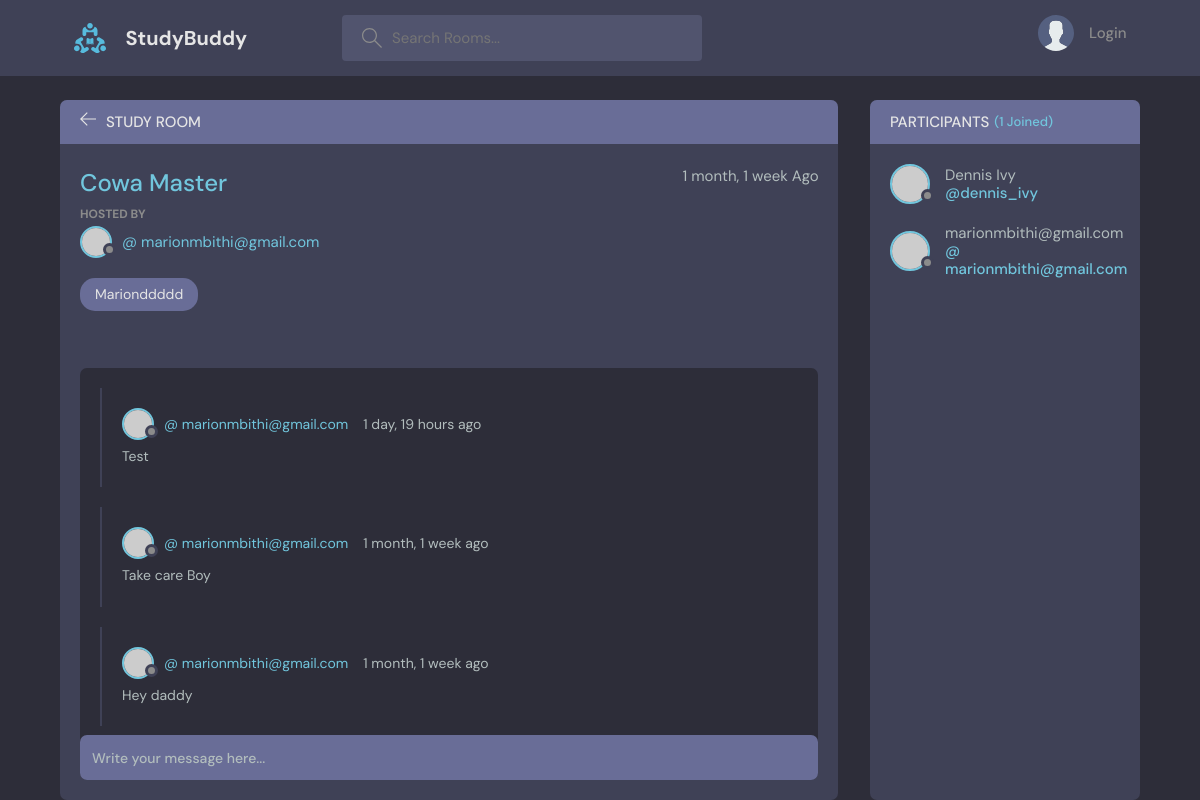
Screenshot of /room/14 with the database file from the repository.
### base/models.py (models this page shows, shortened)
class Room(models.Model):
    host = models.ForeignKey(User, on_delete=models.SET_NULL, null=True)
    topic = models.ForeignKey(Topic, on_delete=models.SET_NULL, null=True)
    name = models.CharField('Name', max_length=200)
    description = models.TextField(null=True, blank=True)
    participants = models.ManyToManyField(User, related_name='participants', blank=True)
    updated_at = models.DateTimeField(auto_now=True)
    created_at = models.DateTimeField(auto_now_add=True)
    class Meta:
        ordering = ['-updated_at', '-created_at']

class Topic(models.Model):
    name = models.CharField(max_length=200)
    def __str__(self):
        return self.name

class Message(models.Model):
    user = models.ForeignKey(User, on_delete=models.CASCADE)
    room = models.ForeignKey(Room, on_delete=models.CASCADE)
    body = models.TextField()
    created_at = models.DateTimeField(auto_now_add=True)
    updated_at = models.DateTimeField(auto_now=True)
    class Meta:
        ordering = ['-updated_at', '-created_at']

### base/views.py (the view, shortened to what this page needs)
# urls.py: path('room/<str:pk>', views.room, name="room"),
def room(request, pk):
    room = Room.objects.get(id=pk)
    room_messages = room.message_set.all().order_by('-created_at')
    participants = room.participants.all()
    context = {
        'room' : room,
        'room_messages': room_messages,
        'participants': participants
        }
    return render(request, 'base/room.html', context)

### base/templates/base/room.html (shortened to what this page needs)
{% extends 'main.html' %}
{% block content %}
    <main class="profile-page layout layout--2">
      <div class="container">
        <div class="room">
          <div class="room__top">
            <div class="room__topLeft">
              <a href="{% url 'home' %}">
                <svg version="1.1" xmlns="http://www.w3.org/2000/svg" width="32" height="32" viewBox="0 0 32 32">
                  <title>arrow-left</title>
                  <path
                    d="M13.723 2.286l-13.723 13.714 13.719 13.714 1.616-1.611-10.96-10.96h27.625v-2.286h-27.625l10.965-10.965-1.616-1.607z"
                  ></path>
                </svg>
              </a>
              <h3>Study Room</h3>
            </div>
          </div>
          <div class="room__box scroll">
            <div class="room__header scroll">
              <div class="room__info">
                <h3>{{ room.name}}</h3>
                <span>{{room.created_at|timesince}} Ago</span>
              </div>
              <div class="room__hosted">
                <p>Hosted By</p>
                <a href="{% url 'user-profile' room.host.id %}" class="room__author">
                  <div class="avatar avatar--small">
                    <img src="https://randomuser.me/api/portraits/men/37.jpg" />
                  </div>
                  <span>@ {{room.host.username}}</span>
                </a>
              </div>
              <span class="room__topics">{{room.topic}}</span>
            </div>
            <div class="room__conversation">
              <div class="threads scroll">
                {% for message in room_messages %}
                <div class="thread">
                  <div class="thread__top">
                    <div class="thread__author">
                      <a href="{% url 'user-profile' message.user.id %}" class="thread__authorInfo">
                        <div class="avatar avatar--small">
                          <img src="https://randomuser.me/api/portraits/men/37.jpg" />
                        </div>
                        <span>@ {{message.user.username}}</span>
                      </a>
                      <span class="thread__date">{{message.created_at|timesince}} ago</span>
                    </div>
                  </div>
                  <div class="thread__details">
                    {{message.body}}
                  </div>
                </div>
                {% endfor %}
              </div>
            </div>
          </div>
          <div class="room__message">
            <form action="" method="POST">
              <input name="body" placeholder="Write your message here..." />
            </form>
          </div>
        </div>
        <div class="participants">
          <h3 class="participants__top">Participants <span>({{participants.count}} Joined)</span></h3>
          <div class="participants__list scroll">
            <a href="profile.html" class="participant">
              <div class="avatar avatar--medium">
                <img src="https://randomuser.me/api/portraits/men/37.jpg" />
              </div>
              <p>
                Dennis Ivy
                <span>@dennis_ivy</span>
              </p>
            </a>
            {% for user in participants %}
            <a href="{% url 'user-profile' user.id %}" class="participant">
              <div class="avatar avatar--medium">
                <img src="https://randomuser.me/api/portraits/men/37.jpg" />
              </div>
              <p>
                 {{user.username}}
                <span>@ {{user.username}}</span>
              </p>
            </a>
            {% endfor %}
          </div>
        </div>
      </div>
    </main>
    {% endblock content %}

### rows the page displays
Room: name "Cowa Master", created_at "1 month, 1 week", host.username "marionmbithi@gmail.com", topic "Marionddddd"
Message: user.username "marionmbithi@gmail.com", created_at "1 day, 19 hours", body "Test"
Message: user.username "marionmbithi@gmail.com", created_at "1 month, 1 week", body "Take care Boy"
Message: user.username "marionmbithi@gmail.com", created_at "1 month, 1 week", body "Hey daddy"

### other values shown
{{ participants.count }} "1"
{{ user.username }} "marionmbithi@gmail.com"
